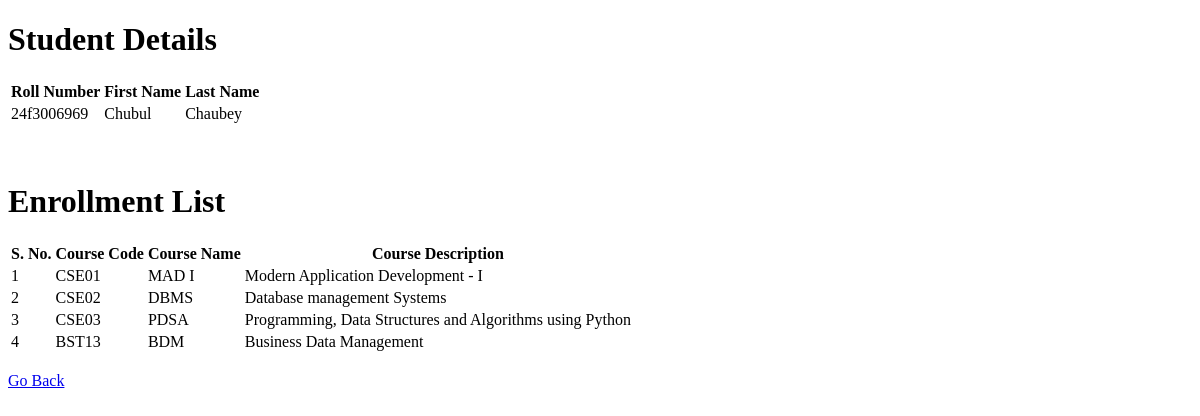
The app's page /student/26 with its own data.
### app.py (models this page shows, shortened)
class Student(db.Model):
    __tablename__ = 'student'
    student_id = db.Column(db.Integer, primary_key=True, autoincrement=True)
    roll_number = db.Column(db.String(50), unique=True, nullable=False)
    first_name = db.Column(db.String(100), nullable=False)
    last_name = db.Column(db.String(100))
    enrollments = db.relationship('Enrollment', backref='student', cascade="all, delete-orphan")

class Course(db.Model):
    __tablename__ = 'course'
    course_id = db.Column(db.Integer, primary_key=True, autoincrement=True)
    course_code = db.Column(db.String(20), unique=True, nullable=False)
    course_name = db.Column(db.String(100), nullable=False)
    course_description = db.Column(db.String(255))
    enrollments = db.relationship('Enrollment', backref='course', cascade="all, delete-orphan")

### app.py (the view)
@app.route('/student/<int:student_id>', methods=['GET'])
def student_detail(student_id):
    courses, cids = [], []
    student = Student.query.get(student_id)
    enrollments = Enrollment.query.filter_by(estudent_id=student_id).all()
    for enrollment in enrollments:
        cids.append(enrollment.ecourse_id[-1])
    for cid in cids:
        course = Course.query.filter_by(course_id=cid).first()
        if course:
            courses.append(course)
    return render_template('student_detail.html', roll_no=student.roll_number, first_name=student.first_name, last_name=student.last_name, courses=courses)

### templates/student_detail.html (shortened to what this page needs)
<!DOCTYPE html>
<html>
  <head>
	<link rel="stylesheet" href="{{ url_for('static', filename='student_detail_style.css') }}">
  </head>
  <body>
	<h1>Student Details</h1>
	<table id = "personal-details">
		<tr>
			<th>Roll Number</th>
			<th>First Name</th>
			<th>Last Name</th>
		</tr>
		<tr>
			<td>{{roll_no}}</td>
			<td>{{first_name}}</td>
			<td>{{last_name}}</td>
		</tr>
	</table>
	<br><br>
	<h1>Enrollment List</h1>
	<table id = "enroll-table">
		<tr>
			<th>S. No.</th>
			<th>Course Code</th>
			<th>Course Name</th>
			<th>Course Description</th>
		</tr>
		{% for course in courses %}
		<tr>
			<td>{{loop.index}}</td>
			<td>{{course['course_code']}}</td>
			<td>{{course['course_name']}}</td>
			<td>{{course['course_description']}}</td>
		</tr>
		{% endfor %}
	</table>
	<br><a href="{{ url_for('home') }}" type="button">Go Back</a>
  </body>
</html>

### records on screen
Student: roll_number "24f3006969", first_name "Chubul", last_name "Chaubey"
Course: course_code "CSE01", course_name "MAD I", course_description "Modern Application Development - I"
Course: course_code "CSE02", course_name "DBMS", course_description "Database management Systems"
Course: course_code "CSE03", course_name "PDSA", course_description "Programming, Data Structures and Algorithms using Python"
Course: course_code "BST13", course_name "BDM", course_description "Business Data Management"
